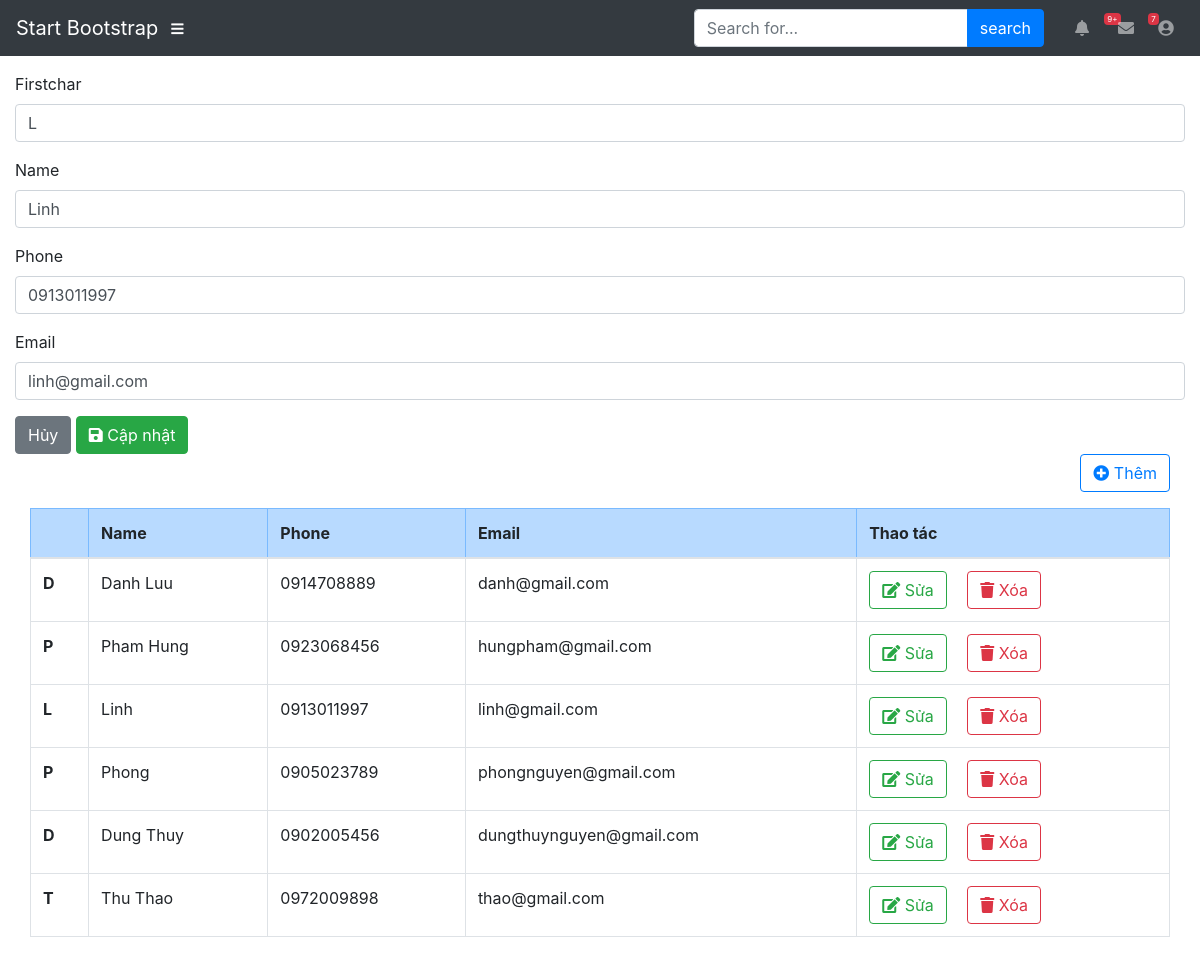
The page /view/contacts.php?id=5 (signed in) on the database its author committed.
### tables this page shows
CREATE TABLE IF NOT EXISTS `danhba` (
  `id` int(11) NOT NULL,
  `firstchar` varchar(11) NOT NULL,
  `name` varchar(50) NOT NULL,
  `phone` varchar(50) NOT NULL,
  `email` varchar(50) NOT NULL
);

### model/entity/contacts.php (called while the page is built, shortened)
<?php
class Contacts
{
    function __construct(
        $id,
        $firstchar,
        $name,
        $phone,
        $email
    ){
        $this->id = $id;
        $this->firstchar = $firstchar;
        $this->name = $name;
        $this->phone = $phone;
        $this->email = $email;
    }
    static function getListFromDB(){
        $conn = new mysqli('localhost', 'user_hoang', '12345', 'danhbalienlac');
        $conn->set_charset("utf8");
          $query = "SELECT * FROM danhba ";
          $result = $conn->query($query);
          $rs = array();
          if($result->num_rows>0){
              while($row = $result->fetch_assoc()){
                array_push($rs, new Contacts(
                    $row["id"],
                    $row["firstchar"],
                    $row["name"],
                    $row["phone"],
                    $row["email"]
                ));
              }
          }
         return $rs;
    }
    static function getListFromDBId($id){
        $conn = new mysqli('localhost', 'user_hoang', '12345', 'danhbalienlac');
        $conn->set_charset("utf8");
          $query = "SELECT * FROM danhba WHERE id = '$id' ";
          $result = $conn->query($query);
          $rs = array();
          if($result->num_rows>0){
              while($row = $result->fetch_assoc()){
                array_push($rs, new Contacts(
                    $row["id"],
                    $row["firstchar"],
                    $row["name"],
                    $row["phone"],
                    $row["email"]
                ));
              }
          }
         return $rs;
    }
}
?>

### view/contacts.php (the view, shortened to what this page needs)
<?php
include_once("header.php");
include_once("nav.php");
include_once("../model/entity/contacts.php");
$rsFromDB = Contacts::getListFromDB();
?>
<div>
<?php
    if (isset($_GET['id'])) {
            $ma = $_GET['id'];
            $rsFromDBMa = Contacts::getListFromDBId("$ma");
            foreach ($rsFromDBMa as $value) {
                    ?>
                    <form method="POST" action="../controller/edit-danhba.php">
                        <div class="form-data">
                            <div class="form-group">
                                <label>Firstchar</label>
                                <input class="form-control" type="text" name="txtFirstchar" value="<?php echo$value->firstchar; ?>" required>
                            </div>
                            <div class="form-group">
                                <label>Name</label>
                                <input class="form-control" type="text"  name="txtName" value="<?php echo $value->name; ?>" required>
                            </div>
                            <div class="form-group">
                                <label>Phone</label>
                                <input class="form-control" type="number" name="txtPhone" value="<?php echo $value->phone; ?>" required>
                            </div>
                            <div class="form-group">
                                <label>Email</label>
                                <input class="form-control" type="text" name="txtEmail" value="<?php echo $value->email; ?>" required>
                            </div>
                            <a class="btn btn-secondary" href="contacts.php">Hủy</a>
                            <button type="submit" class="btn btn-success"><i class="fas fa-save"></i> Cập nhật</button>
                    </form>
                    <?php
            }
            ?>
            <?php
    }
    ?>
</div>
<div class="container-fluid">
	<div class="table-responsive">
		<table class="table table-hover table-bordered">
			<div class="btn-add d-flex justify-content-end align-items-center pb-3">
				<button type="button" class="btn btn-outline-primary" data-toggle="modal" data-target="#modalAdd"><i class="fas fa-plus-circle"></i> Thêm</button>
            </div>
			<thead class="table-primary">
				<tr>
					<th scope="col"></th>
					<th scope="col">Name</th>
					<th scope="col">Phone</th>
					<th scope="col">Email</th>
					<th scope="col">Thao tác</th>
				</tr>
			</thead>
			<tbody>
                <?php
                   foreach($rsFromDB as $value){
                ?>
                            <tr>
                                <th scope="row"><?php echo  $value->firstchar; ?></th>
                                <td><?php echo $value->name; ?></td>
                                <td><?php echo $value->phone; ?></td>
                                <td><?php echo $value->email; ?></td>
                                <td>
                                    <a href="contacts.php?id=<?php echo $value->id; ?>" class="btn btn-outline-success mr-3">
                                        <i class="fas fa-edit"></i> Sửa
                                    </a>
                                    <button onclick='remove(<?php echo $value->id; ?>)' class='btn btn-outline-danger'><i class="fas fa-trash"></i> Xóa</button>
                                </td>
                        </tr>
                        <?php
                        }
                        ?>
                    </tbody>
        </table>
	   </div>
	</div>
<?php
include_once("footer.php"); ?>

### rows shown on the page
danhba: txtFirstchar "L", txtName "Linh", txtPhone "0913011997", txtEmail "linh@gmail.com", firstchar "L", name "Linh", phone "0913011997", email "linh@gmail.com"
danhba: firstchar "D", name "Danh Luu", phone "0914708889", email "danh@gmail.com"
danhba: firstchar "P", name "Pham Hung", phone "0923068456", email "hungpham@gmail.com"
danhba: firstchar "P", name "Phong", phone "0905023789", email "phongnguyen@gmail.com"
danhba: firstchar "D", name "Dung Thuy", phone "0902005456", email "dungthuynguyen@gmail.com"
danhba: firstchar "T", name "Thu Thao", phone "0972009898", email "thao@gmail.com"
